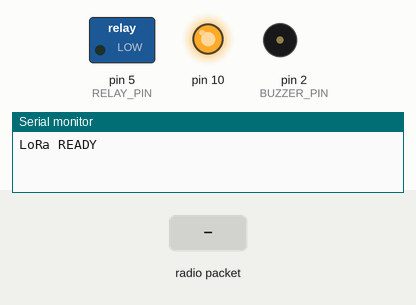
This sketch was run on a simulated Arduino Uno, built with avr-gcc and run on an emulated ATmega328P. Shown: switched loads named in the sketch (green lamp = pin HIGH), output pins drawn as LEDs (lit = HIGH), buzzer (waves = sounding, pin HIGH), the last lines printed to the serial monitor. The test bench sets the inputs (shaded band). No radio packets arrive unless stated.

Above: at 1.2 s.
1.3 s: radio packet "ON" arrives
At 1.6 s:
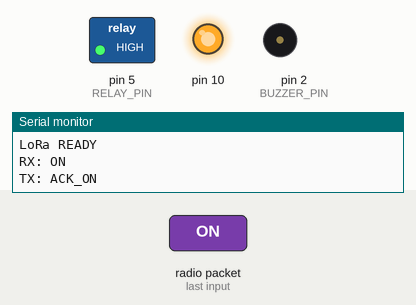
2.8 s: radio packet "OFF" arrives
At 3.9 s:
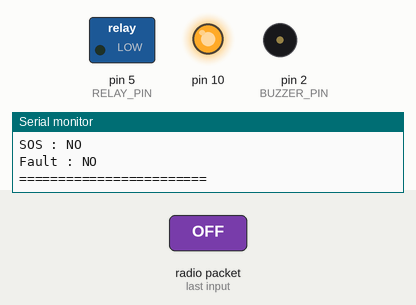
Timing chart, 0 to 5.8 s (numbered marks = the images above; inputs shaded):
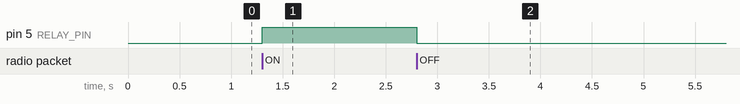

Measured:
- after the input at 1.3 s, pin 5 (RELAY_PIN): LOW → HIGH at once
- after the input at 2.8 s, pin 5 (RELAY_PIN): HIGH → LOW at once

The sketch:

Smart_Street_Light_Head_Node.ino
```cpp
#include <SPI.h>
#include <LoRa.h>

// ================= LORA =================
#define LORA_SS    15   // D8
#define LORA_RST   16   // D0
#define LORA_DIO0   4   // D2

// ================= PINS =================
#define RELAY_PIN   5   // D1
#define BUTTON_PIN  0   // D3
#define BUZZER_PIN  2   // D4

// ================= VARIABLES =================
bool relayState = false;
bool emergencyMode = false;
bool faultMode = false;

unsigned long lastHeartbeat = 0;

int pressCount = 0;
unsigned long firstPressTime = 0;
unsigned long buttonPressStart = 0;

bool buttonLastState = HIGH;

// ==================================================

void sendLoRa(String msg)
{
  LoRa.beginPacket();
  LoRa.print(msg);
  LoRa.endPacket();

  Serial.print("TX: ");
  Serial.println(msg);
}

// ==================================================

void setup()
{
  Serial.begin(115200);

  pinMode(RELAY_PIN, OUTPUT);
  pinMode(BUTTON_PIN, INPUT_PULLUP);
  pinMode(BUZZER_PIN, OUTPUT);

  digitalWrite(RELAY_PIN, LOW);
  digitalWrite(BUZZER_PIN, LOW);

  SPI.begin();

  LoRa.setPins(
    LORA_SS,
    LORA_RST,
    LORA_DIO0
  );

  if (!LoRa.begin(433E6))
  {
    Serial.println("LoRa FAIL");

    while (1);
  }

  Serial.println("LoRa READY");
}

// ==================================================

void handleButton()
{
  bool state = digitalRead(BUTTON_PIN);

  // Button pressed
  if (buttonLastState == HIGH && state == LOW)
  {
    buttonPressStart = millis();

    if (pressCount == 0)
    {
      firstPressTime = millis();
    }

    pressCount++;
  }

  // Long press
  if (state == LOW &&
      millis() - buttonPressStart > 3000)
  {
    emergencyMode = false;
    faultMode = false;

    digitalWrite(BUZZER_PIN, LOW);

    sendLoRa("CLEAR");

    Serial.println("CLEAR SENT");

    while (digitalRead(BUTTON_PIN) == LOW)
      delay(10);

    pressCount = 0;
  }

  // Evaluate presses after 1 second
  if (pressCount > 0 &&
      millis() - firstPressTime > 1000)
  {
    if (pressCount == 1)
    {
      emergencyMode = true;

      digitalWrite(BUZZER_PIN, HIGH);

      sendLoRa("SOS");

      Serial.println("SOS SENT");
    }

    else if (pressCount >= 3)
    {
      faultMode = true;

      sendLoRa("FAULT");

      Serial.println("FAULT SENT");
    }

    pressCount = 0;
  }

  buttonLastState = state;
}

// ==================================================

void receiveLoRa()
{
  int packetSize = LoRa.parsePacket();

  if (!packetSize)
    return;

  String msg = "";

  while (LoRa.available())
  {
    msg += (char)LoRa.read();
  }

  Serial.print("RX: ");
  Serial.println(msg);

  if (msg == "ON")
  {
    relayState = true;

    digitalWrite(RELAY_PIN, HIGH);

    sendLoRa("ACK_ON");
  }

  else if (msg == "OFF")
  {
    relayState = false;

    digitalWrite(RELAY_PIN, LOW);

    sendLoRa("ACK_OFF");
  }
}

// ==================================================

void sendHeartbeat()
{
  if (millis() - lastHeartbeat > 5000)
  {
    sendLoRa("HEARTBEAT");

    lastHeartbeat = millis();
  }
}

// ==================================================

void printStatus()
{
  static unsigned long lastPrint = 0;

  if (millis() - lastPrint > 3000)
  {
    Serial.println("\n===== SLAVE STATUS =====");

    Serial.print("Relay : ");
    Serial.println(relayState ? "ON" : "OFF");

    Serial.print("SOS : ");
    Serial.println(emergencyMode ? "YES" : "NO");

    Serial.print("Fault : ");
    Serial.println(faultMode ? "YES" : "NO");

    Serial.println("========================");

    lastPrint = millis();
  }
}

// ==================================================

void loop()
{
  receiveLoRa();

  handleButton();

  sendHeartbeat();

  printStatus();
}
```
